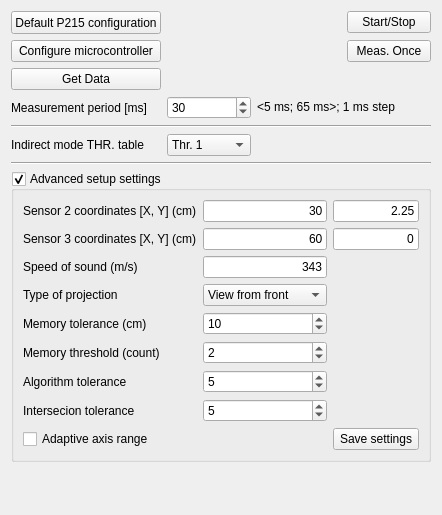
<?xml version="1.0" encoding="UTF-8"?>
<ui version="4.0">
 <class>Measurement</class>
 <widget class="Applet" name="Measurement">
  <property name="geometry">
   <rect>
    <x>0</x>
    <y>0</y>
    <width>442</width>
    <height>515</height>
   </rect>
  </property>
  <property name="windowTitle">
   <string>Measurement</string>
  </property>
  <property name="windowIcon">
   <iconset resource="project_app.qrc">
    <normaloff>:/board/board.png</normaloff>:/board/board.png</iconset>
  </property>
  <layout class="QGridLayout" name="gridLayout_4">
   <item row="2" column="0">
    <widget class="CustomControls::FoldingBox" name="gb_advsettings">
     <property name="minimumSize">
      <size>
       <width>420</width>
       <height>220</height>
      </size>
     </property>
     <property name="title">
      <string>Advanced setup settings</string>
     </property>
     <property name="checkable">
      <bool>true</bool>
     </property>
     <property name="checked">
      <bool>true</bool>
     </property>
     <layout class="QGridLayout" name="gridLayout">
      <item row="1" column="1">
       <layout class="QGridLayout" name="gridLayout_2">
        <item row="4" column="0">
         <widget class="QLabel" name="label_5">
          <property name="text">
           <string>Memory tolerance (cm)</string>
          </property>
         </widget>
        </item>
        <item row="4" column="1">
         <widget class="QSpinBox" name="spMemTol">
          <property name="value">
           <number>10</number>
          </property>
         </widget>
        </item>
        <item row="8" column="0">
         <widget class="QCheckBox" name="cb_AdAxRg">
          <property name="text">
           <string>Adaptive axis range</string>
          </property>
          <property name="checked">
           <bool>false</bool>
          </property>
         </widget>
        </item>
        <item row="1" column="2">
         <widget class="CustomControls::LineEdit" name="le_S3Y">
          <property name="inputMethodHints">
           <set>Qt::ImhDigitsOnly</set>
          </property>
          <property name="text">
           <string>0</string>
          </property>
          <property name="alignment">
           <set>Qt::AlignRight|Qt::AlignTrailing|Qt::AlignVCenter</set>
          </property>
          <property name="placeholderText">
           <string/>
          </property>
         </widget>
        </item>
        <item row="1" column="1">
         <widget class="CustomControls::LineEdit" name="le_S3X">
          <property name="inputMethodHints">
           <set>Qt::ImhDigitsOnly</set>
          </property>
          <property name="text">
           <string>60</string>
          </property>
          <property name="alignment">
           <set>Qt::AlignRight|Qt::AlignTrailing|Qt::AlignVCenter</set>
          </property>
         </widget>
        </item>
        <item row="1" column="0">
         <widget class="QLabel" name="label_6">
          <property name="text">
           <string>Sensor 3 coordinates [X, Y] (cm)</string>
          </property>
         </widget>
        </item>
        <item row="5" column="1">
         <widget class="QSpinBox" name="spMMThr">
          <property name="maximum">
           <number>8</number>
          </property>
          <property name="value">
           <number>2</number>
          </property>
         </widget>
        </item>
        <item row="5" column="0">
         <widget class="QLabel" name="label_9">
          <property name="text">
           <string>Memory threshold (count)</string>
          </property>
         </widget>
        </item>
        <item row="8" column="2">
         <widget class="CustomControls::PushButton" name="pbMeasurement_advsettsave">
          <property name="text">
           <string>Save settings</string>
          </property>
         </widget>
        </item>
        <item row="6" column="0">
         <widget class="QLabel" name="label_10">
          <property name="text">
           <string>Algorithm tolerance</string>
          </property>
         </widget>
        </item>
        <item row="6" column="1">
         <widget class="QSpinBox" name="spAlgTol">
          <property name="value">
           <number>5</number>
          </property>
         </widget>
        </item>
        <item row="7" column="1">
         <widget class="QSpinBox" name="spIntTol">
          <property name="value">
           <number>5</number>
          </property>
         </widget>
        </item>
        <item row="2" column="0">
         <widget class="QLabel" name="label_8">
          <property name="text">
           <string>Speed of sound (m/s)</string>
          </property>
         </widget>
        </item>
        <item row="0" column="1">
         <widget class="CustomControls::LineEdit" name="le_S2X">
          <property name="inputMethodHints">
           <set>Qt::ImhDigitsOnly</set>
          </property>
          <property name="text">
           <string>30</string>
          </property>
          <property name="alignment">
           <set>Qt::AlignRight|Qt::AlignTrailing|Qt::AlignVCenter</set>
          </property>
          <property name="placeholderText">
           <string>X </string>
          </property>
         </widget>
        </item>
        <item row="3" column="1">
         <widget class="CustomControls::ComboBox" name="cb_projection">
          <property name="currentIndex">
           <number>1</number>
          </property>
          <item>
           <property name="text">
            <string>View from behind</string>
           </property>
          </item>
          <item>
           <property name="text">
            <string>View from front</string>
           </property>
          </item>
         </widget>
        </item>
        <item row="0" column="2">
         <widget class="CustomControls::LineEdit" name="le_S2Y">
          <property name="inputMethodHints">
           <set>Qt::ImhDigitsOnly</set>
          </property>
          <property name="inputMask">
           <string/>
          </property>
          <property name="text">
           <string>2.25</string>
          </property>
          <property name="alignment">
           <set>Qt::AlignRight|Qt::AlignTrailing|Qt::AlignVCenter</set>
          </property>
         </widget>
        </item>
        <item row="2" column="1">
         <widget class="CustomControls::LineEdit" name="le_SOS">
          <property name="text">
           <string>343</string>
          </property>
          <property name="alignment">
           <set>Qt::AlignRight|Qt::AlignTrailing|Qt::AlignVCenter</set>
          </property>
          <property name="placeholderText">
           <string/>
          </property>
         </widget>
        </item>
        <item row="0" column="0">
         <widget class="QLabel" name="label_4">
          <property name="text">
           <string>Sensor 2 coordinates [X, Y] (cm)</string>
          </property>
         </widget>
        </item>
        <item row="3" column="0">
         <widget class="QLabel" name="label_7">
          <property name="text">
           <string>Type of projection</string>
          </property>
         </widget>
        </item>
        <item row="7" column="0">
         <widget class="QLabel" name="label_11">
          <property name="text">
           <string>Intersecion tolerance</string>
          </property>
         </widget>
        </item>
       </layout>
      </item>
     </layout>
    </widget>
   </item>
   <item row="0" column="0">
    <layout class="QGridLayout" name="gridLayout_3">
     <item row="1" column="0">
      <widget class="CustomControls::PushButton" name="pbMeasurement_uCConfig">
       <property name="text">
        <string>Configure microcontroller</string>
       </property>
      </widget>
     </item>
     <item row="5" column="1">
      <widget class="CustomControls::ComboBox" name="cbIndirectThr">
       <item>
        <property name="text">
         <string>Thr. 1</string>
        </property>
       </item>
       <item>
        <property name="text">
         <string>Thr. 2</string>
        </property>
       </item>
      </widget>
     </item>
     <item row="2" column="0">
      <widget class="CustomControls::PushButton" name="pbMeasurement_getdata">
       <property name="text">
        <string>Get Data</string>
       </property>
      </widget>
     </item>
     <item row="6" column="0" colspan="4">
      <widget class="Line" name="line">
       <property name="orientation">
        <enum>Qt::Horizontal</enum>
       </property>
      </widget>
     </item>
     <item row="4" column="0" colspan="4">
      <widget class="Line" name="line_2">
       <property name="orientation">
        <enum>Qt::Horizontal</enum>
       </property>
      </widget>
     </item>
     <item row="3" column="1">
      <widget class="QSpinBox" name="spInterval">
       <property name="inputMethodHints">
        <set>Qt::ImhDigitsOnly</set>
       </property>
       <property name="minimum">
        <number>6</number>
       </property>
       <property name="maximum">
        <number>65</number>
       </property>
       <property name="singleStep">
        <number>1</number>
       </property>
       <property name="value">
        <number>30</number>
       </property>
      </widget>
     </item>
     <item row="0" column="0">
      <widget class="CustomControls::PushButton" name="pbMeasurement_DefaultCfg">
       <property name="sizePolicy">
        <sizepolicy hsizetype="Minimum" vsizetype="Minimum">
         <horstretch>0</horstretch>
         <verstretch>0</verstretch>
        </sizepolicy>
       </property>
       <property name="minimumSize">
        <size>
         <width>85</width>
         <height>23</height>
        </size>
       </property>
       <property name="text">
        <string>Default P215 configuration</string>
       </property>
      </widget>
     </item>
     <item row="3" column="2" colspan="2">
      <widget class="QLabel" name="label_3">
       <property name="text">
        <string>&lt;5 ms; 65 ms&gt;; 1 ms step</string>
       </property>
      </widget>
     </item>
     <item row="5" column="0">
      <widget class="QLabel" name="label_2">
       <property name="text">
        <string>Indirect mode THR. table</string>
       </property>
      </widget>
     </item>
     <item row="3" column="0">
      <widget class="QLabel" name="label">
       <property name="text">
        <string>Measurement period [ms]</string>
       </property>
      </widget>
     </item>
     <item row="1" column="3">
      <widget class="CustomControls::PushButton" name="pbMeasurement_Once">
       <property name="text">
        <string>Meas. Once</string>
       </property>
      </widget>
     </item>
     <item row="0" column="3">
      <widget class="CustomControls::PushButton" name="pbMeasurement_Start">
       <property name="text">
        <string>Start/Stop</string>
       </property>
       <property name="checkable">
        <bool>true</bool>
       </property>
       <property name="checked">
        <bool>false</bool>
       </property>
      </widget>
     </item>
    </layout>
   </item>
   <item row="3" column="0">
    <spacer name="verticalSpacer">
     <property name="orientation">
      <enum>Qt::Vertical</enum>
     </property>
     <property name="sizeHint" stdset="0">
      <size>
       <width>20</width>
       <height>40</height>
      </size>
     </property>
    </spacer>
   </item>
  </layout>
 </widget>
 <customwidgets>
  <customwidget>
   <class>CustomControls::PushButton</class>
   <extends>QPushButton</extends>
   <header>customcontrols.h</header>
  </customwidget>
  <customwidget>
   <class>CustomControls::ComboBox</class>
   <extends>QComboBox</extends>
   <header>customcontrols_combobox.h</header>
   <container>1</container>
  </customwidget>
  <customwidget>
   <class>Applet</class>
   <extends>QWidget</extends>
   <header>applet.h</header>
   <container>1</container>
  </customwidget>
  <customwidget>
   <class>CustomControls::LineEdit</class>
   <extends>QLineEdit</extends>
   <header location="global">customcontrols.h</header>
   <container>1</container>
  </customwidget>
  <customwidget>
   <class>CustomControls::FoldingBox</class>
   <extends>QGroupBox</extends>
   <header>customcontrols_foldingbox.h</header>
   <container>1</container>
  </customwidget>
 </customwidgets>
 <resources>
  <include location="project_app.qrc"/>
 </resources>
 <connections/>
</ui>
